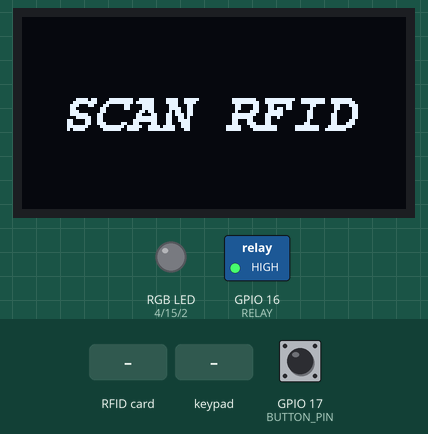
This sketch was run on a simulated ESP32. Shown: 128×64 one-colour display, switched loads named in the sketch (green lamp = pin HIGH), an RGB LED mixed from three pins (HIGH = lit). Dashed ring = blinking. The inputs (shaded band) are chosen by the test bench; at power-on: GPIO 17 (BUTTON_PIN) HIGH. What the sketch prints to the serial monitor is not drawn.

Above: at 3.3 s.
3.4 s: RFID card A4 C6 E7 07 held to the reader
At 4.4 s:
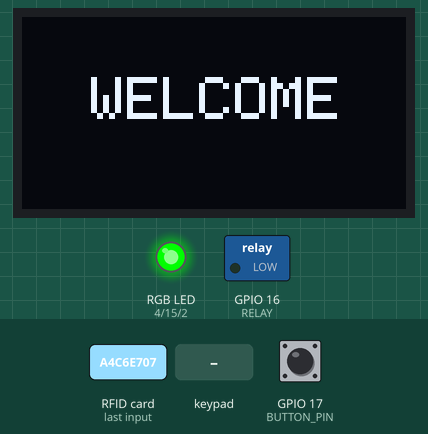
6.4 s: key 'S' pressed
At 7.5 s:
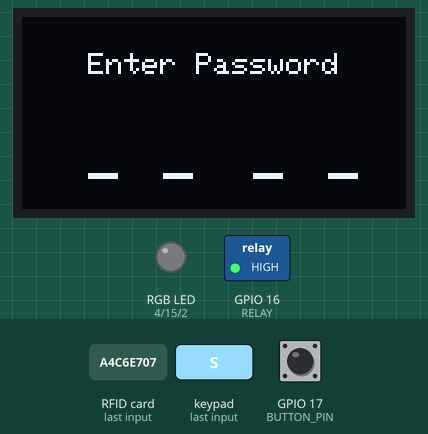
8.5 s: keypad keys 1 3 1 2 1 4 2 7 pressed 0.4 s apart
At 10.8 s:
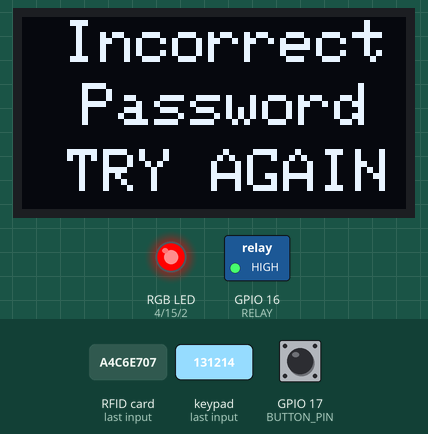
13.2 s: GPIO 17 (BUTTON_PIN) pulled LOW for 3.2 s
At 18.5 s:
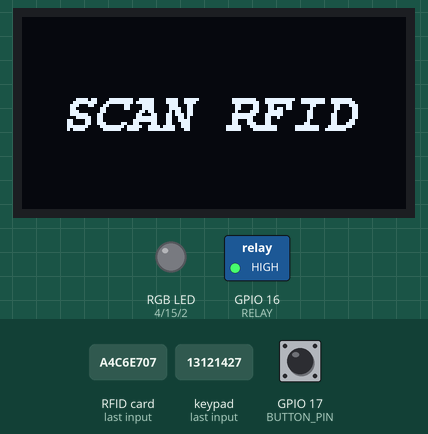
18.8 s: RFID card 5E 7A 19 C4 held to the reader
At 19.6 s:
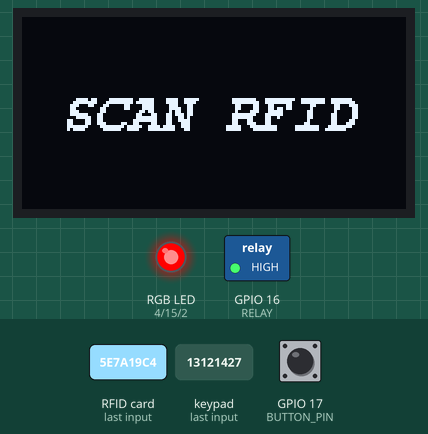
21.3 s: GPIO 17 (BUTTON_PIN) pulled LOW for 0.15 s
At 22.5 s:
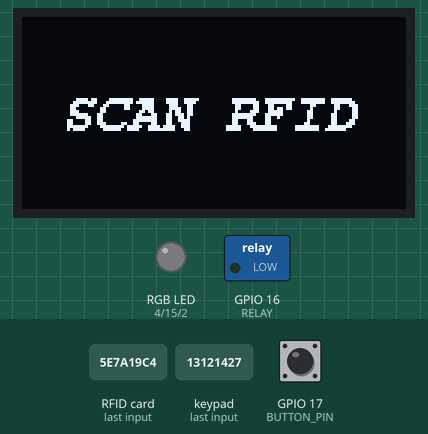
Timing chart, 0 to 24.8 s (numbered marks = the images above; inputs shaded):
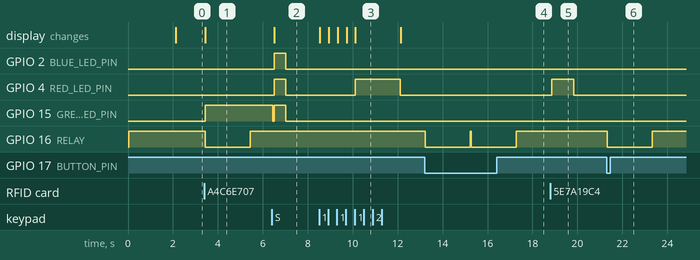

Measured:
- after the input at 3.4 s, GPIO 15 (GREEN_LED_PIN): LOW → HIGH at once; GPIO 16 (RELAY): HIGH → LOW at once, → HIGH 2.0 s later; the display: changes at once (image 1)
- after the input at 6.4 s, GPIO 2 (BLUE_LED_PIN), GPIO 4 (RED_LED_PIN): LOW → HIGH after 0.12 s, → LOW 0.50 s later; the display: changes after 0.12 s (image 2)
- after the input at 8.5 s, GPIO 4 (RED_LED_PIN): LOW → HIGH after 1.6 s, → LOW 2.0 s later; the display: first changes at once (image 3 shows a later state)
- after the input at 13.2 s, GPIO 16 (RELAY): alternates HIGH for 0.05 s and LOW for 2.0 s, starting at once
- after the input at 18.8 s, GPIO 4 (RED_LED_PIN): LOW → HIGH after 0.05 s, → LOW 1.0 s later
- after the input at 21.3 s, GPIO 16 (RELAY): HIGH → LOW at once, → HIGH 2.0 s later

The sketch:

Final_RFID_KEYPAD_OLED.ino
```cpp
#include <SPI.h>
#include <Wire.h>
#include <Keypad.h>
#include <MFRC522.h>
#include <Adafruit_GFX.h>
#include <Adafruit_SSD1306.h>
#include <Fonts/FreeMonoBoldOblique9pt7b.h>

// OLED
#define SCREEN_WIDTH 128  // OLED display width, in pixels
#define SCREEN_HEIGHT 64  // OLED display height, in pixels

// Declaration for SSD1306 display connected using I2C
#define OLED_RESET -1  // Reset pin # (or -1 if sharing Arduino reset pin)
#define SCREEN_ADDRESS 0x3C
Adafruit_SSD1306 display(SCREEN_WIDTH, SCREEN_HEIGHT, &Wire, OLED_RESET);

// Keypad
#define ROW_NUM 4     // four rows
#define COLUMN_NUM 4  // four columns

char keys[ROW_NUM][COLUMN_NUM] = {
  { '1', '2', '3', 'A' },
  { '4', '5', '6', 'B' },
  { '7', '8', '9', 'C' },
  { 'S', '0', 'E', 'D' }
};

byte pin_rows[ROW_NUM] = { 13, 12, 14, 27 };       // GPIO19, GPIO18, GPIO5, GPIO17 connect to the row pins
byte pin_column[COLUMN_NUM] = { 26, 25, 33, 32 };  // GPIO16, GPIO4, GPIO0, GPIO2 connect to the column pins

Keypad keypad = Keypad(makeKeymap(keys), pin_rows, pin_column, ROW_NUM, COLUMN_NUM);

// RGB LED pins
#define BLUE_LED_PIN 2
#define GREEN_LED_PIN 15
#define RED_LED_PIN 4
#define RELAY 16
#define BUTTON_PIN 17

// RFID
#define SS_PIN 5
#define RST_PIN 0
MFRC522 rfid(SS_PIN, RST_PIN);

// Predefined authorized UID
byte authorizedUID[] = { 0xA4, 0xC6, 0xE7, 0x07 };  // Replace with your own authorized UID

const String correctPassword = "1489";
String enteredPassword = "";

bool passwordModeActive = false;

void setup() {
  Serial.begin(115200);
  // initialize the OLED object
  if (!display.begin(SSD1306_SWITCHCAPVCC, SCREEN_ADDRESS)) {
    Serial.println(F("SSD1306 allocation failed"));
    for (;;)
      ;  // Don't proceed, loop forever
  }
  pinMode(BLUE_LED_PIN, OUTPUT);
  pinMode(GREEN_LED_PIN, OUTPUT);
  pinMode(RED_LED_PIN, OUTPUT);
  pinMode(RELAY, OUTPUT);
  pinMode(BUTTON_PIN, INPUT_PULLUP);
  digitalWrite(RELAY, HIGH);
  SPI.begin();
  rfid.PCD_Init();
  int x = 30;
  display.setFont(&FreeMonoBoldOblique9pt7b);
  display.clearDisplay();
  display.setTextSize(1);
  display.setTextColor(WHITE);
  display.setCursor(7, x - 17);
  display.println("Welcome to");
  display.setCursor(45, x);
  display.println("the");
  display.setCursor(7, x + 17);
  display.print("ASTRO LABS");
  display.display();
  delay(2000);
}

void loop() {
  char key = keypad.getKey();
  int bSta = digitalRead(BUTTON_PIN);
  // Serial.println(bSta);
  if (bSta == 0) {
    digitalWrite(RELAY, LOW);
    delay(2000);
    digitalWrite(RELAY, HIGH);
  } else {
    digitalWrite(RELAY, HIGH);
  }
  if (!passwordModeActive) {
    display.setFont(&FreeMonoBoldOblique9pt7b);
    display.clearDisplay();
    display.setTextSize(1);
    display.setTextColor(WHITE);
    display.setCursor(13, 37);
    display.println("SCAN RFID");
    display.display();
    // RFID mode
    // Look for new cards
    if (rfid.PICC_IsNewCardPresent() && rfid.PICC_ReadCardSerial()) {
      // RFID card detected
      if (isAuthorized(rfid.uid.uidByte, rfid.uid.size)) {
        Welcome();
        // Authorized access
        Serial.println("Authorized access");
      } else {
        // Unauthorized access
        digitalWrite(BLUE_LED_PIN, LOW);   // Turn off blue LED
        digitalWrite(GREEN_LED_PIN, LOW);  // Turn off green LED
        digitalWrite(RED_LED_PIN, HIGH);   // Turn on red LED
        Serial.println("Unauthorized access");
      }
      delay(1000);
      digitalWrite(BLUE_LED_PIN, LOW);   // Turn off blue LED
      digitalWrite(GREEN_LED_PIN, LOW);  // Turn off green LED
      digitalWrite(RED_LED_PIN, LOW);    // Turn off red LED
      // Halt PICC
      rfid.PICC_HaltA();
      // Stop encryption on PCD
      rfid.PCD_StopCrypto1();
    }

    // Check if 'S' key is pressed to activate password mode
    if (key == 'S') {
      passwordModeActive = true;
      enteredPassword = "";
      Serial.println("Password mode activated");
      int centerX = (SCREEN_WIDTH - 3) / 2;  // 3 accounts for the width of each underscore
      display.setFont();                     // Set default font
      display.clearDisplay();
      display.setCursor(22, 12);
      display.setTextSize(1);
      display.print("Enter Password");
      display.setTextSize(2);
      display.setCursor(centerX - 40, 40);
      display.println("_ ");  // print char at said cursor and show *
      display.setCursor(centerX - 15, 40);
      display.println("_ ");  // print char at said cursor and show *
      display.setCursor(centerX + 15, 40);
      display.println("_ ");  // print char at said cursor and show *
      display.setCursor(centerX + 40, 40);
      display.println("_ ");  // print char at said cursor and show *
      display.display();
      // Blink RGB LED to indicate password mode activation
      blinkRGB(1, 500);  // Blink once
    }
  } else {
    // Password mode
    // Handle keypad input for password entry
    if (key) {
      // A key is pressed
      Serial.println(key);
      if (key == 'S') {
        // 'S' key pressed again, deactivate password mode
        passwordModeActive = false;
        enteredPassword = "";
        Serial.println("Password mode deactivated");
        // Blink RGB LED to indicate password mode deactivation
        blinkRGB(3, 250);  // Blink 3 times
      } else if (key == 'E') {
        // 'E' key pressed, clear the entered password
        enteredPassword = "";
        Serial.println("Password cleared");
        // Clear the display and show the underscores again
        int centerX = (SCREEN_WIDTH - 3) / 2;
        display.setFont();  // Set default font
        display.clearDisplay();
        display.setCursor(22, 12);
        display.setTextSize(1);
        display.print("Enter Password");
        display.setTextSize(2);
        display.setCursor(centerX - 40, 40);
        display.println("_ ");
        display.setCursor(centerX - 15, 40);
        display.println("_ ");
        display.setCursor(centerX + 15, 40);
        display.println("_ ");
        display.setCursor(centerX + 40, 40);
        display.println("_ ");
        display.display();
      } else {
        // Append pressed key to entered password
        enteredPassword += key;
        // Check if the entered password length matches the correct password length
        if (enteredPassword.length() == 1) {
          OneStar();
        }
        if (enteredPassword.length() == 2) {
          TwoStar();
        }
        if (enteredPassword.length() == 3) {
          ThreeStar();
        }
        if (enteredPassword.length() == correctPassword.length()) {
          FourStar();
          delay(350);
          // Compare entered password with correct password
          if (enteredPassword == correctPassword) {
            CorrectPass();
            Serial.println("Access Granted");
            passwordModeActive = false;
          } else {
            IncorrectPass();
            passwordModeActive = false;
          }
          // Reset entered password after 2 seconds
          delay(2000);
          digitalWrite(BLUE_LED_PIN, LOW);   // Turn off blue LED
          digitalWrite(GREEN_LED_PIN, LOW);  // Turn off green LED
          digitalWrite(RED_LED_PIN, LOW);    // Turn off red LED
          enteredPassword = "";
        }
      }
    }
  }
}

bool isAuthorized(byte *uid, byte uidSize) {
  if (uidSize != sizeof(authorizedUID)) return false;
  for (byte i = 0; i < uidSize; i++) {
    if (uid[i] != authorizedUID[i]) return false;
  }
  return true;
}

// Function to blink RGB LED multiple times
void blinkRGB(int times, int duration) {
  for (int i = 0; i < times; i++) {
    digitalWrite(BLUE_LED_PIN, HIGH);
    digitalWrite(GREEN_LED_PIN, HIGH);
    digitalWrite(RED_LED_PIN, HIGH);
    delay(duration);
    digitalWrite(BLUE_LED_PIN, LOW);
    digitalWrite(GREEN_LED_PIN, LOW);
    digitalWrite(RED_LED_PIN, LOW);
    delay(duration);
  }
}

void OneStar() {
  int centerX = (SCREEN_WIDTH - 3) / 2;  // 3 accounts for the width of each underscore
  display.setFont();
  display.setTextSize(3);
  display.setCursor(centerX - 42, 40);
  display.println("*");  // print char at said cursor and show *
  display.display();
}

void TwoStar() {
  int centerX = (SCREEN_WIDTH - 3) / 2;  // 3 accounts for the width of each underscore
  display.setTextSize(3);
  display.setFont();
  display.setCursor(centerX - 16, 40);
  display.println("*");  // print char at said cursor and show *
  display.display();
}

void ThreeStar() {
  int centerX = (SCREEN_WIDTH - 3) / 2;  // 3 accounts for the width of each underscore
  display.setTextSize(3);
  display.setFont();
  display.setCursor(centerX + 14, 40);
  display.println("*");  // print char at said cursor and show *
  display.display();
}

void FourStar() {
  int centerX = (SCREEN_WIDTH - 3) / 2;  // 3 accounts for the width of each underscore
  display.setTextSize(3);
  display.setFont();
  display.setCursor(centerX + 38, 40);
  display.println("*");  // print char at said cursor and show *
  display.display();
}

void CorrectPass() {
  display.setFont();  // Set default font
  display.clearDisplay();
  display.setTextSize(2);
  display.setCursor(25, 1);
  display.println("Correct");
  display.setCursor(20, 22);
  display.println("Password");
  display.setCursor(25, 44);
  display.println("WELCOME");
  display.display();
  // Correct password entered, grant access
  digitalWrite(RELAY, LOW);
  digitalWrite(BLUE_LED_PIN, LOW);    // Turn off blue LED
  digitalWrite(GREEN_LED_PIN, HIGH);  // Turn on green LED
  digitalWrite(RED_LED_PIN, LOW);     // Turn off red LED
  delay(2000 );
  digitalWrite(RELAY, HIGH);
}

void IncorrectPass() {
  display.setFont();  // Set default font
  display.clearDisplay();
  display.setTextSize(2);
  display.setCursor(14, 1);
  display.println("Incorrect");
  display.setCursor(20, 22);
  display.println("Password");
  display.setCursor(15, 44);
  display.println("TRY AGAIN");
  display.display();
  // Incorrect password entered, deny access
  digitalWrite(BLUE_LED_PIN, LOW);   // Turn off blue LED
  digitalWrite(GREEN_LED_PIN, LOW);  // Turn off green LED
  digitalWrite(RED_LED_PIN, HIGH);   // Turn on red LED
  Serial.println("Access Denied");
}

void Welcome() {
  display.setFont();  // Set default font
  display.clearDisplay();
  display.setTextSize(2);
  String text = "WELCOME";
  int textWidth = text.length() * 8;  // Adjust font width as needed
  int x_ax = (SCREEN_WIDTH - textWidth) / 2;
  display.setCursor(x_ax - 13, 20);
  display.println(text);
  display.display();
  digitalWrite(RELAY, LOW);
  digitalWrite(BLUE_LED_PIN, LOW);    // Turn off blue LED
  digitalWrite(GREEN_LED_PIN, HIGH);  // Turn on green LED
  digitalWrite(RED_LED_PIN, LOW);     // Turn off red LED
  delay(2000);
  digitalWrite(RELAY, HIGH);
}
```
